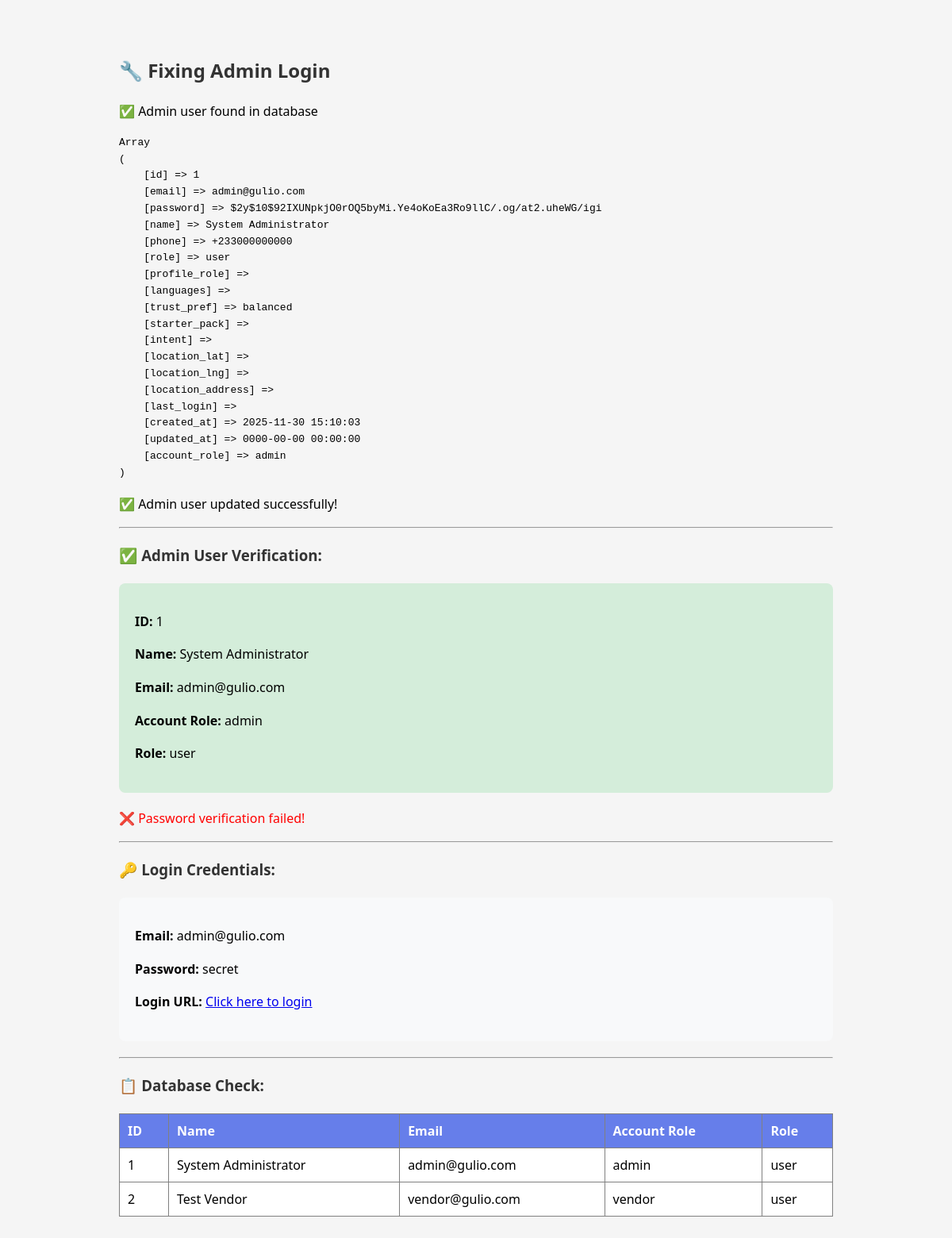
Page /fix_admin_login.php on the committed database.
### tables this page shows
CREATE TABLE IF NOT EXISTS `users` (
    `id` INT UNSIGNED NOT NULL AUTO_INCREMENT,
    `email` VARCHAR(255) NOT NULL UNIQUE,
    `password` VARCHAR(255) NOT NULL,
    `name` VARCHAR(255) NOT NULL,
    `phone` VARCHAR(20) NULL,
    `role` ENUM('user', 'admin', 'scout', 'vendor') DEFAULT 'user',
    `profile_role` VARCHAR(50) NULL,
    `languages` JSON NULL,
    `trust_pref` ENUM('strict', 'balanced', 'open') DEFAULT 'balanced',
    `starter_pack` VARCHAR(50) NULL,
    `intent` VARCHAR(20) NULL,
    `location_lat` DECIMAL(10, 8) NULL,
    `location_lng` DECIMAL(11, 8) NULL,
    `location_address` TEXT NULL,
    `last_login` DATETIME NULL,
    `created_at` DATETIME NOT NULL,
    `updated_at` DATETIME NOT NULL,
    PRIMARY KEY (`id`),
    INDEX `idx_email` (`email`),
    INDEX `idx_role` (`role`)
);

### includes/database.php (called while the page is built, shortened)
<?php
require_once __DIR__ . '/logger.php';
class Database {
    private static $instance = null;
    private $pdo;
    private function __construct() {
        try {
            $dsn = sprintf(
                "mysql:host=%s;dbname=%s;charset=%s",
                DB_HOST,
                DB_NAME,
                DB_CHARSET
            );
            $options = [
                PDO::ATTR_ERRMODE => PDO::ERRMODE_EXCEPTION,
                PDO::ATTR_DEFAULT_FETCH_MODE => PDO::FETCH_ASSOC,
                PDO::ATTR_EMULATE_PREPARES => false,
                PDO::ATTR_PERSISTENT => false,
            ];
            $this->pdo = new PDO($dsn, DB_USER, DB_PASS, $options);
        } catch (PDOException $e) {
            $errorMsg = $e->getMessage();
            Logger::warning('Database connection failed, using sample data', [
                'error' => $errorMsg,
                'host' => DB_HOST,
                'database' => DB_NAME
            ]);
            $this->pdo = null;
        } catch (Exception $e) {
            Logger::warning('Database initialization failed', ['error' => $e->getMessage()]);
            $this->pdo = null;
        }
    }
    public static function getInstance() {
        if (self::$instance === null) {
            self::$instance = new self();
        }
        return self::$instance;
    }
    public function query($sql, $params = []) {
        try {
            $stmt = $this->pdo->prepare($sql);
            $stmt->execute($params);
            return $stmt;
        } catch (PDOException $e) {
            Logger::error('Database query failed', [
                'sql' => $sql,
                'error' => $e->getMessage()
            ]);
            throw $e;
        }
    }
    public function fetchAll($sql, $params = []) {
        $stmt = $this->query($sql, $params);
        return $stmt->fetchAll();
    }
    public function fetchOne($sql, $params = []) {
        $stmt = $this->query($sql, $params);
        return $stmt->fetch();
    }
}

### includes/logger.php (called while the page is built, shortened)
<?php
class Logger {
    private static $levels = [
        'DEBUG' => 0,
        'INFO' => 1,
        'WARNING' => 2,
        'ERROR' => 3,
        'CRITICAL' => 4
    ];
    private static function write($level, $message, $context = []) {
        try {
            $levelCode = self::$levels[$level] ?? self::$levels['INFO'];
            $timestamp = date('Y-m-d H:i:s');
            $contextStr = !empty($context) ? ' ' . json_encode($context) : '';
        } catch (Exception $e) {
            @error_log('Logger error: ' . $e->getMessage());
        }
    }
}

### fix_admin_login.php (the view, shortened to what this page needs)
<?php
require_once __DIR__ . '/includes/database.php';
$db = Database::getInstance();
echo "<h2>🔧 Fixing Admin Login</h2>";
$adminEmail = 'admin@gulio.com';
$adminPassword = 'secret';
$existingAdmin = $db->fetchOne("SELECT * FROM users WHERE email = ?", [$adminEmail]);
if ($existingAdmin) {
    echo "<p>✅ Admin user found in database</p>";
    echo "<pre>";
    print_r($existingAdmin);
    echo "</pre>";
    $hashedPassword = password_hash($adminPassword, PASSWORD_DEFAULT);
    $columns = $db->fetchAll("SHOW COLUMNS FROM users LIKE 'updated_at'");
    $hasUpdatedAt = !empty($columns);
    if ($hasUpdatedAt) {
        $updateSql = "UPDATE users SET
                      password = ?,
                      account_role = 'admin',
                      role = 'admin',
                      updated_at = NOW()
                      WHERE email = ?";
    } else {
        $updateSql = "UPDATE users SET
                      password = ?,
                      account_role = 'admin',
                      role = 'admin'
                      WHERE email = ?";
    }
    $result = $db->query($updateSql, [$hashedPassword, $adminEmail]);
    if ($result) {
        echo "<p>✅ Admin user updated successfully!</p>";
    } else {
        echo "<p>❌ Failed to update admin user</p>";
    }
}
$admin = $db->fetchOne("SELECT id, name, email, account_role, role FROM users WHERE email = ?", [$adminEmail]);
echo "<hr>";
echo "<h3>✅ Admin User Verification:</h3>";
if ($admin) {
    echo "<div style='background: #d4edda; padding: 20px; border-radius: 8px; margin: 20px 0;'>";
    echo "<p><strong>ID:</strong> " . $admin['id'] . "</p>";
    echo "<p><strong>Name:</strong> " . htmlspecialchars($admin['name']) . "</p>";
    echo "<p><strong>Email:</strong> " . htmlspecialchars($admin['email']) . "</p>";
    echo "<p><strong>Account Role:</strong> " . ($admin['account_role'] ?? 'NOT SET') . "</p>";
    echo "<p><strong>Role:</strong> " . ($admin['role'] ?? 'NOT SET') . "</p>";
    echo "</div>";
    $testUser = $db->fetchOne("SELECT password FROM users WHERE email = ?", [$adminEmail]);
    if ($testUser && password_verify($adminPassword, $testUser['password'])) {
        echo "<p style='color: green;'>✅ Password verification successful!</p>";
    } else {
        echo "<p style='color: red;'>❌ Password verification failed!</p>";
    }
} else {
    echo "<p style='color: red;'>❌ Admin user still not found after creation attempt</p>";
}
echo "<hr>";
echo "<h3>🔑 Login Credentials:</h3>";
echo "<div style='background: #f8f9fa; padding: 20px; border-radius: 8px; margin: 20px 0;'>";
echo "<p><strong>Email:</strong> {$adminEmail}</p>";
echo "<p><strong>Password:</strong> {$adminPassword}</p>";
echo "<p><strong>Login URL:</strong> <a href='?page=login'>Click here to login</a></p>";
echo "</div>";
echo "<hr>";
echo "<h3>📋 Database Check:</h3>";
$allUsers = $db->fetchAll("SELECT id, name, email, account_role, role FROM users LIMIT 10");
echo "<table border='1' cellpadding='10' style='border-collapse: collapse; width: 100%;'>";
echo "<tr><th>ID</th><th>Name</th><th>Email</th><th>Account Role</th><th>Role</th></tr>";
foreach ($allUsers as $user) {
    echo "<tr>";
    echo "<td>" . $user['id'] . "</td>";
    echo "<td>" . htmlspecialchars($user['name']) . "</td>";
    echo "<td>" . htmlspecialchars($user['email']) . "</td>";
    echo "<td>" . ($user['account_role'] ?? 'NULL') . "</td>";
    echo "<td>" . ($user['role'] ?? 'NULL') . "</td>";
    echo "</tr>";
}
echo "</table>";
?>

### fix_admin_login.php (style rules this page uses)
h2, h3 { color: #333; }
table { margin-top: 20px; }
th { background: #667eea; color: white; padding: 10px; text-align: left; }
td { padding: 10px; background: white; }

### rows in the picture
users: id "1", name "System Administrator", email "admin@gulio.com", account_role "admin", role "user"
users: id "2", name "Test Vendor", email "vendor@gulio.com", account_role "vendor", role "user"

### other values in the picture
$adminEmail "admin@gulio.com"
$adminPassword "secret"
